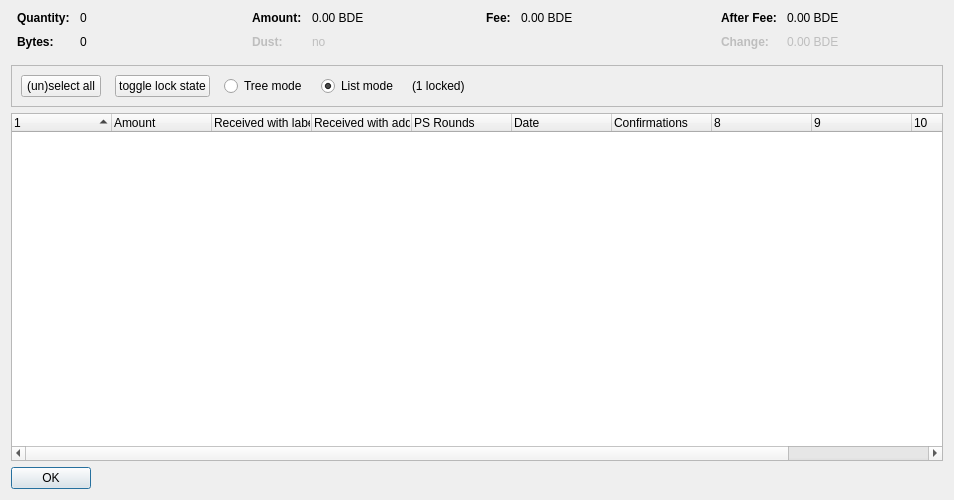
<?xml version="1.0" encoding="UTF-8"?>
<ui version="4.0">
 <class>CoinControlDialog</class>
 <widget class="QDialog" name="CoinControlDialog">
  <property name="geometry">
   <rect>
    <x>0</x>
    <y>0</y>
    <width>954</width>
    <height>500</height>
   </rect>
  </property>
  <property name="windowTitle">
   <string>Coin Selection</string>
  </property>
  <layout class="QVBoxLayout" name="verticalLayout">
   <item>
    <layout class="QHBoxLayout" name="horizontalLayoutTop" stretch="0,0,0,0">
     <property name="topMargin">
      <number>0</number>
     </property>
     <property name="bottomMargin">
      <number>10</number>
     </property>
     <item>
      <layout class="QFormLayout" name="formLayoutCoinControl1">
       <property name="horizontalSpacing">
        <number>10</number>
       </property>
       <property name="verticalSpacing">
        <number>10</number>
       </property>
       <property name="leftMargin">
        <number>6</number>
       </property>
       <property name="rightMargin">
        <number>6</number>
       </property>
       <item row="0" column="0">
        <widget class="QLabel" name="labelCoinControlQuantityText">
         <property name="font">
          <font>
           <weight>75</weight>
           <bold>true</bold>
          </font>
         </property>
         <property name="text">
          <string>Quantity:</string>
         </property>
        </widget>
       </item>
       <item row="0" column="1">
        <widget class="QLabel" name="labelCoinControlQuantity">
         <property name="cursor">
          <cursorShape>IBeamCursor</cursorShape>
         </property>
         <property name="contextMenuPolicy">
          <enum>Qt::ActionsContextMenu</enum>
         </property>
         <property name="text">
          <string notr="true">0</string>
         </property>
         <property name="textInteractionFlags">
          <set>Qt::LinksAccessibleByMouse|Qt::TextSelectableByKeyboard|Qt::TextSelectableByMouse</set>
         </property>
        </widget>
       </item>
       <item row="1" column="0">
        <widget class="QLabel" name="labelCoinControlBytesText">
         <property name="font">
          <font>
           <weight>75</weight>
           <bold>true</bold>
          </font>
         </property>
         <property name="text">
          <string>Bytes:</string>
         </property>
        </widget>
       </item>
       <item row="1" column="1">
        <widget class="QLabel" name="labelCoinControlBytes">
         <property name="cursor">
          <cursorShape>IBeamCursor</cursorShape>
         </property>
         <property name="contextMenuPolicy">
          <enum>Qt::ActionsContextMenu</enum>
         </property>
         <property name="text">
          <string notr="true">0</string>
         </property>
         <property name="textInteractionFlags">
          <set>Qt::LinksAccessibleByMouse|Qt::TextSelectableByKeyboard|Qt::TextSelectableByMouse</set>
         </property>
        </widget>
       </item>
      </layout>
     </item>
     <item>
      <layout class="QFormLayout" name="formLayoutCoinControl2">
       <property name="horizontalSpacing">
        <number>10</number>
       </property>
       <property name="verticalSpacing">
        <number>10</number>
       </property>
       <property name="leftMargin">
        <number>6</number>
       </property>
       <property name="rightMargin">
        <number>6</number>
       </property>
       <item row="0" column="0">
        <widget class="QLabel" name="labelCoinControlAmountText">
         <property name="font">
          <font>
           <weight>75</weight>
           <bold>true</bold>
          </font>
         </property>
         <property name="text">
          <string>Amount:</string>
         </property>
        </widget>
       </item>
       <item row="0" column="1">
        <widget class="QLabel" name="labelCoinControlAmount">
         <property name="cursor">
          <cursorShape>IBeamCursor</cursorShape>
         </property>
         <property name="contextMenuPolicy">
          <enum>Qt::ActionsContextMenu</enum>
         </property>
         <property name="text">
          <string notr="true">0.00 BDE</string>
         </property>
         <property name="textInteractionFlags">
          <set>Qt::LinksAccessibleByMouse|Qt::TextSelectableByKeyboard|Qt::TextSelectableByMouse</set>
         </property>
        </widget>
       </item>
       <item row="1" column="0">
        <widget class="QLabel" name="labelCoinControlLowOutputText">
         <property name="enabled">
          <bool>false</bool>
         </property>
         <property name="font">
          <font>
           <weight>75</weight>
           <bold>true</bold>
          </font>
         </property>
         <property name="text">
          <string>Dust:</string>
         </property>
        </widget>
       </item>
       <item row="1" column="1">
        <widget class="QLabel" name="labelCoinControlLowOutput">
         <property name="enabled">
          <bool>false</bool>
         </property>
         <property name="cursor">
          <cursorShape>IBeamCursor</cursorShape>
         </property>
         <property name="contextMenuPolicy">
          <enum>Qt::ActionsContextMenu</enum>
         </property>
         <property name="text">
          <string notr="true">no</string>
         </property>
         <property name="textInteractionFlags">
          <set>Qt::LinksAccessibleByMouse|Qt::TextSelectableByKeyboard|Qt::TextSelectableByMouse</set>
         </property>
        </widget>
       </item>
      </layout>
     </item>
     <item>
      <layout class="QFormLayout" name="formLayoutCoinControl3">
       <property name="horizontalSpacing">
        <number>10</number>
       </property>
       <property name="verticalSpacing">
        <number>10</number>
       </property>
       <property name="leftMargin">
        <number>6</number>
       </property>
       <property name="rightMargin">
        <number>6</number>
       </property>
       <item row="0" column="0">
        <widget class="QLabel" name="labelCoinControlFeeText">
         <property name="font">
          <font>
           <weight>75</weight>
           <bold>true</bold>
          </font>
         </property>
         <property name="text">
          <string>Fee:</string>
         </property>
        </widget>
       </item>
       <item row="0" column="1">
        <widget class="QLabel" name="labelCoinControlFee">
         <property name="cursor">
          <cursorShape>IBeamCursor</cursorShape>
         </property>
         <property name="contextMenuPolicy">
          <enum>Qt::ActionsContextMenu</enum>
         </property>
         <property name="text">
          <string notr="true">0.00 BDE</string>
         </property>
         <property name="textInteractionFlags">
          <set>Qt::LinksAccessibleByMouse|Qt::TextSelectableByKeyboard|Qt::TextSelectableByMouse</set>
         </property>
        </widget>
       </item>
      </layout>
     </item>
     <item>
      <layout class="QFormLayout" name="formLayoutCoinControl4">
       <property name="horizontalSpacing">
        <number>10</number>
       </property>
       <property name="verticalSpacing">
        <number>10</number>
       </property>
       <property name="leftMargin">
        <number>6</number>
       </property>
       <property name="rightMargin">
        <number>6</number>
       </property>
       <item row="0" column="0">
        <widget class="QLabel" name="labelCoinControlAfterFeeText">
         <property name="font">
          <font>
           <weight>75</weight>
           <bold>true</bold>
          </font>
         </property>
         <property name="text">
          <string>After Fee:</string>
         </property>
        </widget>
       </item>
       <item row="0" column="1">
        <widget class="QLabel" name="labelCoinControlAfterFee">
         <property name="cursor">
          <cursorShape>IBeamCursor</cursorShape>
         </property>
         <property name="contextMenuPolicy">
          <enum>Qt::ActionsContextMenu</enum>
         </property>
         <property name="text">
          <string notr="true">0.00 BDE</string>
         </property>
         <property name="textInteractionFlags">
          <set>Qt::LinksAccessibleByMouse|Qt::TextSelectableByKeyboard|Qt::TextSelectableByMouse</set>
         </property>
        </widget>
       </item>
       <item row="1" column="0">
        <widget class="QLabel" name="labelCoinControlChangeText">
         <property name="enabled">
          <bool>false</bool>
         </property>
         <property name="font">
          <font>
           <weight>75</weight>
           <bold>true</bold>
          </font>
         </property>
         <property name="text">
          <string>Change:</string>
         </property>
        </widget>
       </item>
       <item row="1" column="1">
        <widget class="QLabel" name="labelCoinControlChange">
         <property name="enabled">
          <bool>false</bool>
         </property>
         <property name="cursor">
          <cursorShape>IBeamCursor</cursorShape>
         </property>
         <property name="contextMenuPolicy">
          <enum>Qt::ActionsContextMenu</enum>
         </property>
         <property name="text">
          <string notr="true">0.00 BDE</string>
         </property>
         <property name="textInteractionFlags">
          <set>Qt::LinksAccessibleByMouse|Qt::TextSelectableByKeyboard|Qt::TextSelectableByMouse</set>
         </property>
        </widget>
       </item>
      </layout>
     </item>
    </layout>
   </item>
   <item>
    <widget class="QFrame" name="frame">
     <property name="minimumSize">
      <size>
       <width>0</width>
       <height>40</height>
      </size>
     </property>
     <property name="frameShape">
      <enum>QFrame::StyledPanel</enum>
     </property>
     <property name="frameShadow">
      <enum>QFrame::Sunken</enum>
     </property>
     <layout class="QHBoxLayout" name="horizontalLayout">
      <item>
       <layout class="QHBoxLayout" name="horizontalLayoutPanel" stretch="0,0,0,0,0,0">
        <property name="spacing">
         <number>14</number>
        </property>
        <item>
         <widget class="QPushButton" name="pushButtonSelectAll">
          <property name="sizePolicy">
           <sizepolicy hsizetype="Maximum" vsizetype="Fixed">
            <horstretch>0</horstretch>
            <verstretch>0</verstretch>
           </sizepolicy>
          </property>
          <property name="text">
           <string>(un)select all</string>
          </property>
          <property name="autoDefault">
           <bool>false</bool>
          </property>
         </widget>
        </item>
        <item>
         <widget class="QPushButton" name="pushButtonToggleLock">
          <property name="sizePolicy">
           <sizepolicy hsizetype="Maximum" vsizetype="Fixed">
            <horstretch>0</horstretch>
            <verstretch>0</verstretch>
           </sizepolicy>
          </property>
          <property name="text">
           <string>toggle lock state</string>
          </property>
          <property name="autoDefault">
           <bool>false</bool>
          </property>
         </widget>
        </item>
        <item>
         <widget class="QRadioButton" name="radioTreeMode">
          <property name="sizePolicy">
           <sizepolicy hsizetype="Maximum" vsizetype="Fixed">
            <horstretch>0</horstretch>
            <verstretch>0</verstretch>
           </sizepolicy>
          </property>
          <property name="text">
           <string>Tree mode</string>
          </property>
         </widget>
        </item>
        <item>
         <widget class="QRadioButton" name="radioListMode">
          <property name="sizePolicy">
           <sizepolicy hsizetype="Maximum" vsizetype="Fixed">
            <horstretch>0</horstretch>
            <verstretch>0</verstretch>
           </sizepolicy>
          </property>
          <property name="text">
           <string>List mode</string>
          </property>
          <property name="checked">
           <bool>true</bool>
          </property>
         </widget>
        </item>
        <item>
         <widget class="QLabel" name="labelLocked">
          <property name="text">
           <string>(1 locked)</string>
          </property>
         </widget>
        </item>
        <item>
         <spacer name="horizontalSpacer">
          <property name="orientation">
           <enum>Qt::Horizontal</enum>
          </property>
          <property name="sizeHint" stdset="0">
           <size>
            <width>40</width>
            <height>20</height>
           </size>
          </property>
         </spacer>
        </item>
       </layout>
      </item>
     </layout>
    </widget>
   </item>
   <item>
    <widget class="CoinControlTreeWidget" name="treeWidget">
     <property name="contextMenuPolicy">
      <enum>Qt::CustomContextMenu</enum>
     </property>
     <property name="sortingEnabled">
      <bool>false</bool>
     </property>
     <property name="columnCount">
      <number>11</number>
     </property>
     <attribute name="headerShowSortIndicator" stdset="0">
      <bool>true</bool>
     </attribute>
     <attribute name="headerStretchLastSection">
      <bool>false</bool>
     </attribute>
     <column>
      <property name="text">
       <string/>
      </property>
     </column>
     <column>
      <property name="text">
       <string>Amount</string>
      </property>
     </column>
     <column>
      <property name="text">
       <string>Received with label</string>
      </property>
     </column>
     <column>
      <property name="text">
       <string>Received with address</string>
      </property>
     </column>
     <column>
      <property name="text">
       <string>PS Rounds</string>
      </property>
     </column>
     <column>
      <property name="text">
       <string>Date</string>
      </property>
     </column>
     <column>
      <property name="text">
       <string>Confirmations</string>
      </property>
      <property name="toolTip">
       <string>Confirmed</string>
      </property>
     </column>
     <column>
      <property name="text">
       <string/>
      </property>
     </column>
     <column>
      <property name="text">
       <string/>
      </property>
     </column>
     <column>
      <property name="text">
       <string/>
      </property>
     </column>
     <column>
      <property name="text">
       <string/>
      </property>
     </column>
    </widget>
   </item>
   <item>
    <widget class="QDialogButtonBox" name="buttonBox">
     <property name="sizePolicy">
      <sizepolicy hsizetype="Maximum" vsizetype="Fixed">
       <horstretch>0</horstretch>
       <verstretch>0</verstretch>
      </sizepolicy>
     </property>
     <property name="orientation">
      <enum>Qt::Horizontal</enum>
     </property>
     <property name="standardButtons">
      <set>QDialogButtonBox::Ok</set>
     </property>
    </widget>
   </item>
  </layout>
 </widget>
 <customwidgets>
  <customwidget>
   <class>CoinControlTreeWidget</class>
   <extends>QTreeWidget</extends>
   <header>coincontroltreewidget.h</header>
  </customwidget>
 </customwidgets>
 <resources/>
 <connections/>
</ui>
